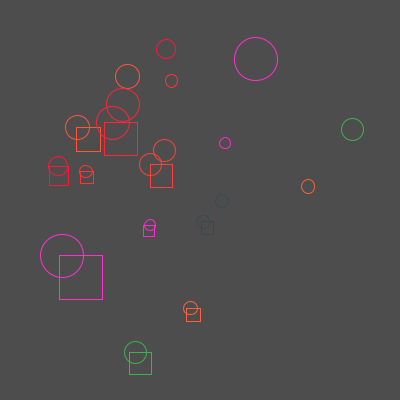
Frame 1 (no input)
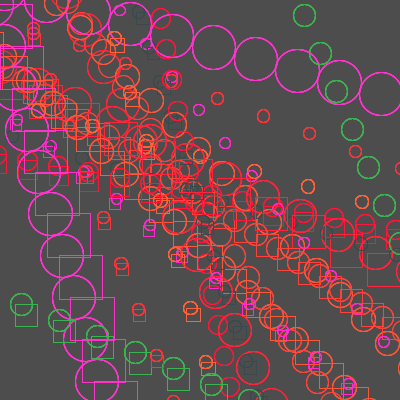
Frame 60 (the mouse pressed at the canvas centre just before this capture)
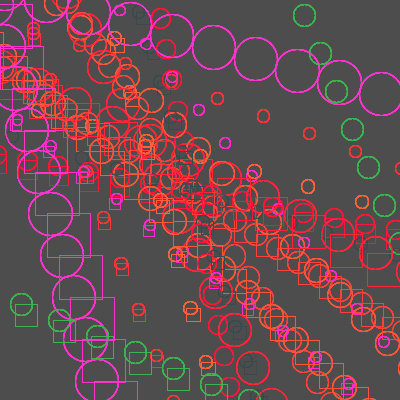
Frame 120 (the mouse held since frame 60 and released just before this capture)

The Processing sketch that drew these frames (run headless with seeded random() and noise(); from frame 60 on, the mouse is pressed at the canvas centre):

// Processing sketch: processing_93835
// ── processing_93835.pde

// © Laura Tjho
// 60-257 Hw Assignment 10

float [] a = {
  random(0,200),
  random(0,200),
  random(0,200),
  random(0,200),
  random(0,200),
  random(0,200),
  random(0,200),
  random(0,200),
  random(0,200),
  random(0,200),
};

float [] b = {
  random(100,350),
  random(100,350),
  random(100,350),
  random(100,350),
  random(100,350),
  random(100,350),
  random(100,350),
  random(100,350),
  random(100,350),
  random(100,350),
};

float [] c = {
  random(10,40),
  random(10,40),
  random(10,50),
  random(10,50),
  random(10,80),
  random(10,80),
  random(10,60),
  random(10,60),
  random(10,40),
  random(10,40),
};

color [] col = {
  color(255, random(249), 57),
  color(255, random(110), 57),
  color(57, random(255), 78),
  color(255, random(57), 206),
  color(255, random(249), 57),
  color(255, random(110), 57),
  color(57, random(255), 78),
  color(255, random(57), 206),
  color(255, random(249), 57),
  color(255, random(110), 57),
};


float [] deltaA = {
  random(10,40),
  random(10,40),
  random(10,30),
  random(10,30),
  random(10,20),
  random(10,20),
  random(20,40),
  random(20,40),
  random(30,40),
  random(30,40)
};

float [] deltaB = {
  random(10,20),
  random(20,40),
  random(30,60),
  random(40,70),
  random(40,60),
  random(40,50),
  random(10,20),
  random(20,30),
  random(10,20),
  random(5,10)
};


void setup()
{
  size(400,400);
  background(77,77,77);
  smooth();
}

void draw()
{
  bounceObject();
  
  for (int i = 0; i < a.length; i++)
  {
    noFill();
    stroke(col[i]);
    rect(a[i], b[i], c[i], c[i]);
    
    
    noFill();
    stroke(col[i]);
    ellipse(a[i]+i, b[i], c[i], c[i]);
    ellipse(b[i], a[i], c[i], c[i]);
  }
}

void bounceObject()
{
 
  for (int x=0; x< a.length; x++)
  {
    a [x] = a[x] + deltaA[x];
    b [x] = b[x] + deltaB[x];
    
    if (a[x] > width || b[x] > height || a[x] < 0 || b[x] < 0)
    {
      deltaA[x] = -deltaA[x];
      deltaB[x] = -deltaB[x];
    }
  }
}
